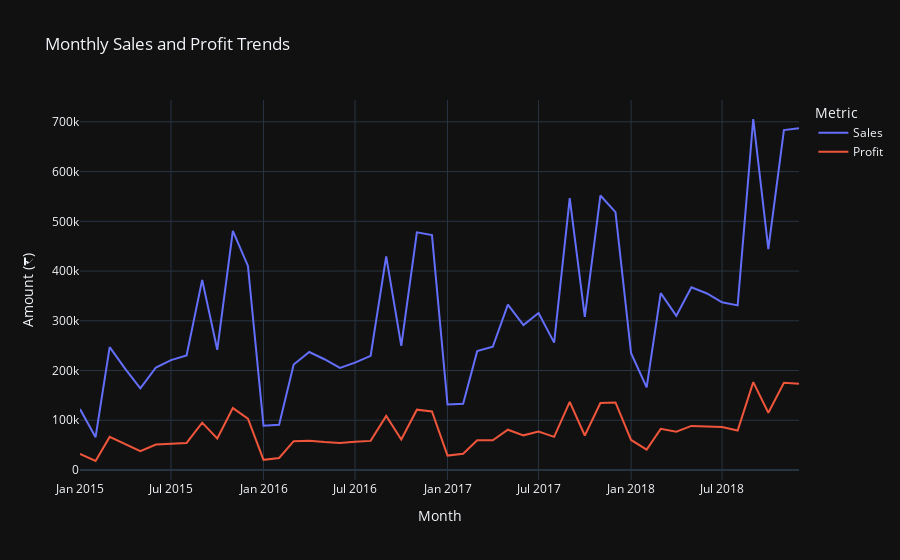

Here is the notebook cell this chart was saved with:
### Code cell
df['Month'] = df['Order Date'].dt.to_period('M').dt.to_timestamp()
monthly_data = df.groupby('Month')[['Sales', 'Profit']].sum().reset_index()

fig = px.line(monthly_data, x='Month', y=['Sales', 'Profit'],
              title='Monthly Sales and Profit Trends',
              labels={'value': 'Amount', 'variable': 'Metric'})
fig.update_layout(yaxis_title='Amount (₹)')
fig.show()
